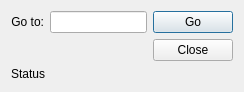
<ui version="4.0" >
 <class>AGoDialogClass</class>
 <widget class="QDialog" name="AGoDialogClass" >
  <property name="geometry" >
   <rect>
    <x>0</x>
    <y>0</y>
    <width>244</width>
    <height>90</height>
   </rect>
  </property>
  <property name="maximumSize" >
   <size>
    <width>300</width>
    <height>100</height>
   </size>
  </property>
  <property name="windowTitle" >
   <string>Go To Dialog</string>
  </property>
  <layout class="QVBoxLayout" >
   <item>
    <layout class="QGridLayout" >
     <item row="0" column="0" >
      <layout class="QHBoxLayout" >
       <item>
        <widget class="QLabel" name="upGoLabel" >
         <property name="sizePolicy" >
          <sizepolicy vsizetype="Preferred" hsizetype="Preferred" >
           <horstretch>0</horstretch>
           <verstretch>0</verstretch>
          </sizepolicy>
         </property>
         <property name="text" >
          <string>Go to:</string>
         </property>
         <property name="alignment" >
          <set>Qt::AlignRight|Qt::AlignTrailing|Qt::AlignVCenter</set>
         </property>
         <property name="buddy" >
          <cstring>upLineEdit</cstring>
         </property>
        </widget>
       </item>
       <item>
        <widget class="QLineEdit" name="upLineEdit" />
       </item>
      </layout>
     </item>
     <item rowspan="2" row="0" column="1" >
      <layout class="QVBoxLayout" >
       <item>
        <widget class="QPushButton" name="upGoButton" >
         <property name="sizePolicy" >
          <sizepolicy vsizetype="Fixed" hsizetype="Minimum" >
           <horstretch>0</horstretch>
           <verstretch>0</verstretch>
          </sizepolicy>
         </property>
         <property name="text" >
          <string>Go</string>
         </property>
         <property name="default" >
          <bool>true</bool>
         </property>
        </widget>
       </item>
       <item>
        <widget class="QPushButton" name="upCloseButton" >
         <property name="sizePolicy" >
          <sizepolicy vsizetype="Fixed" hsizetype="Minimum" >
           <horstretch>0</horstretch>
           <verstretch>0</verstretch>
          </sizepolicy>
         </property>
         <property name="text" >
          <string>Close</string>
         </property>
        </widget>
       </item>
      </layout>
     </item>
     <item row="1" column="0" >
      <spacer>
       <property name="orientation" >
        <enum>Qt::Vertical</enum>
       </property>
       <property name="sizeHint" >
        <size>
         <width>20</width>
         <height>21</height>
        </size>
       </property>
      </spacer>
     </item>
    </layout>
   </item>
   <item>
    <widget class="QLabel" name="upStatusLabel" >
     <property name="sizePolicy" >
      <sizepolicy vsizetype="Fixed" hsizetype="Expanding" >
       <horstretch>0</horstretch>
       <verstretch>0</verstretch>
      </sizepolicy>
     </property>
     <property name="text" >
      <string>Status</string>
     </property>
    </widget>
   </item>
  </layout>
 </widget>
 <tabstops>
  <tabstop>upLineEdit</tabstop>
  <tabstop>upGoButton</tabstop>
  <tabstop>upCloseButton</tabstop>
 </tabstops>
 <resources/>
 <connections/>
</ui>
